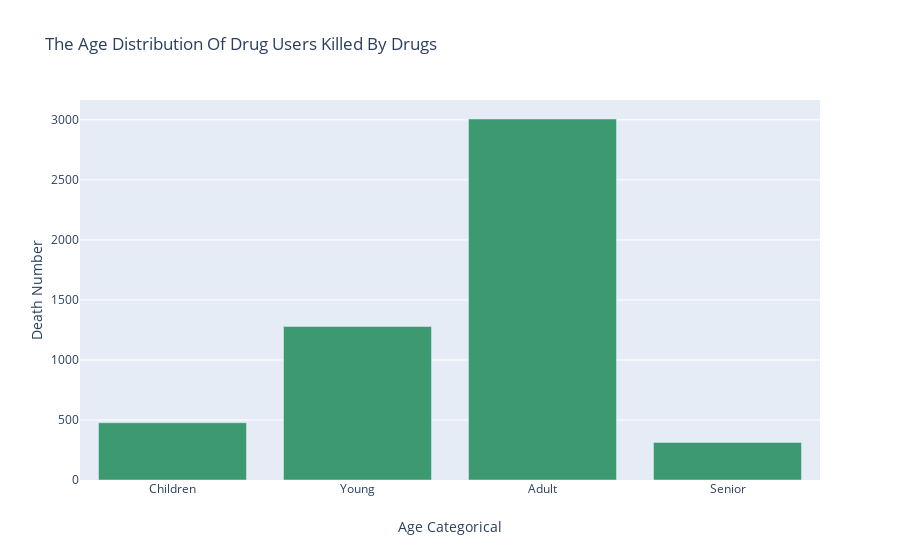

Notebook cell for this chart:
### Markdown cell above
<h1 align="center"> Question two </h1>
<h5 align="center">Show the age distribution of drug users killed by drugs, and determine which age group has the most deaths </h5>

### Code cell
interval = (18, 25, 35, 60, 120)

cats = ['Children', 'Young', 'Adult', 'Senior']
DrugObj["Age_cat"] = pd.cut(DrugObj.Age, interval, labels=cats)
AgeCatObj = DrugObj.groupby("Age_cat")
AgeNumberObj = AgeCatObj.count()["ID"]
trace0 = go.Bar(
    y=AgeNumberObj.values,
    x=AgeNumberObj.index.values,
    marker=dict(
        color='#3D9970'
    )
)

data = [trace0]

layout = go.Layout(
    yaxis=dict(
        title='Death Number',
        zeroline=False
    ),
    xaxis=dict(
        title='Age Categorical'
    ),
    title='The Age Distribution Of Drug Users Killed By Drugs',
)
fig = go.Figure(data=data, layout=layout)

py.iplot(fig, filename='bar-age-Death Drug users')

### Figure 1 — Plotly figure (JSON) as saved in the notebook; plotly's stock layout.template omitted (floating-point values rounded to 4 significant figures)
{"data": [{"marker": {"color": "#3D9970"}, "type": "bar", "x": ["Children", "Young", "Adult", "Senior"], "y": [477, 1279, 3007, 313]}], "layout": {"title": {"text": "The Age Distribution Of Drug Users Killed By Drugs"}, "xaxis": {"title": {"text": "Age Categorical"}}, "yaxis": {"title": {"text": "Death Number"}, "zeroline": false}}}
